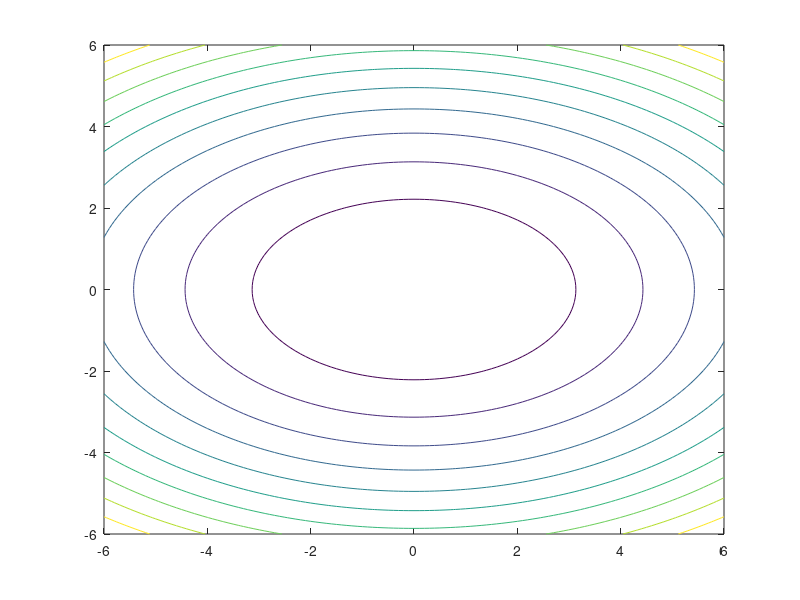
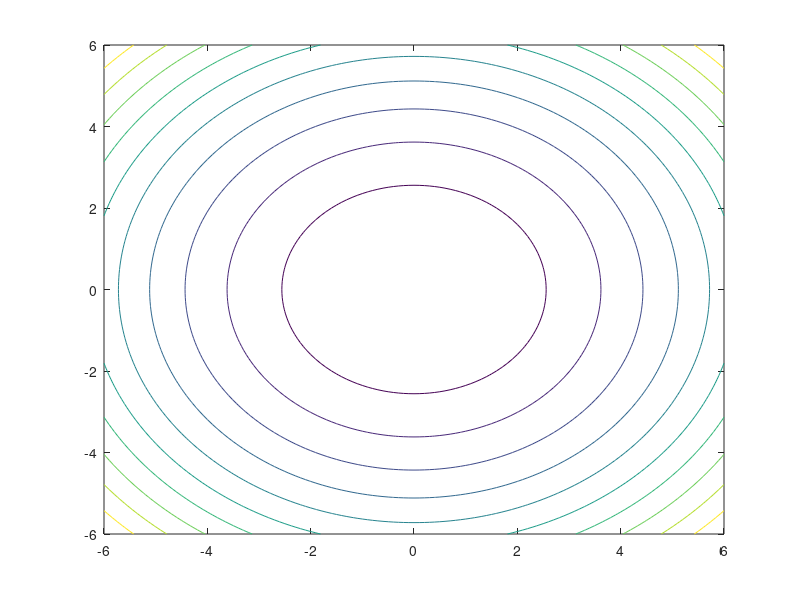
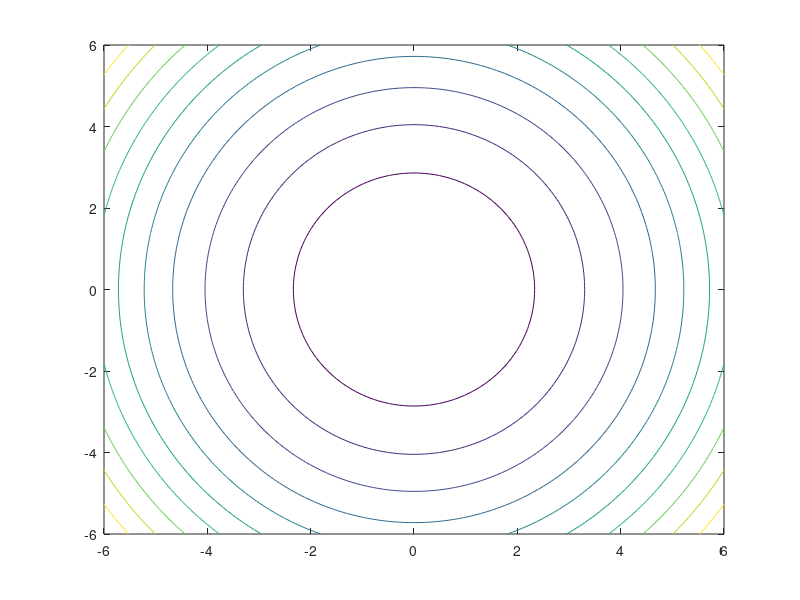
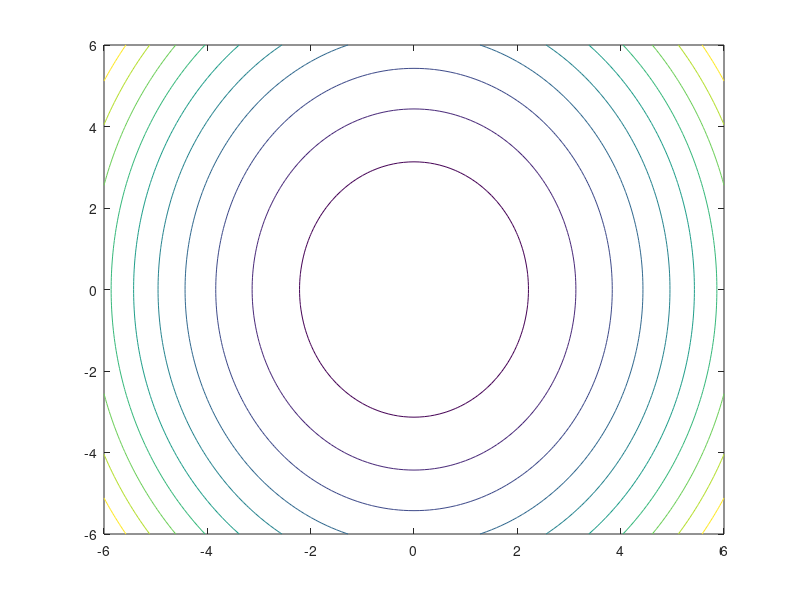

Write MATLAB code to recreate these figures, in order. (Note: this script raises an error after producing the figures.)
%Sudhindra Gopal Krishna

%Question 3
[x1,x2]= meshgrid(-6:.1:6,-6:.1:6);
fx1 = 0.5*x1.^2 + x2.^2;
figure
contour(x1,x2,fx1)

fx2 = x1.^2 + x2.^2;
figure
contour(x1,x2,fx2)

fx3 = 1.5*x1.^2 + x2.^2;
figure
contour(x1,x2,fx3)

fx4 = 2*x1.^2 + x2.^2;
figure
contour(x1,x2,fx4)

%Question 4

[x1,x2]= meshgrid(-6:.1:6,-6:.1:6);
fx1 = 0.5*x1.^2 + x2.^2+ x1 + x2;
figure
contour(x1,x2,fx1)

fx2 = x1.^2 + x2.^2 + x1 + x2;
figure
contour(x1,x2,fx2)

fx3 = 1.5*x1.^2 + x2.^2 + x1 + x2;
figure
contour(x1,x2,fx3)

fx4 = 2*x1.^2 + x2.^2 +x1 + x2;
figure
contour(x1,x2,fx4)

%Question 5
%Eigen Values and Eigen Vector 
A = [1 -1;-1 2];
[Eigenvect,EigenVal] = eig(A);
disp('Eigen Vectors');
disp(Eigenvect);
disp('Eigen Values');
disp(Eigenval);
